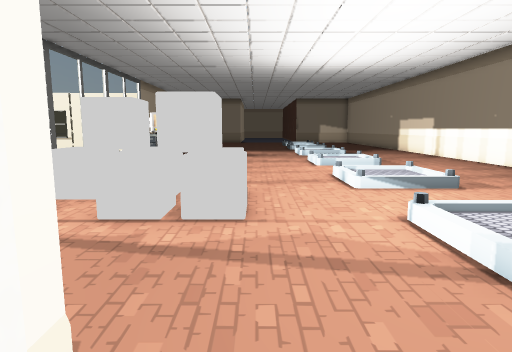
View 1 (above)

18 first-person views from a walk through a scene from a Unity 3-D project. The camera is 1.4 m above the floor, tilts 8° down and sees 75° across. The floor is counted in squares, 1 m on a side. Each view is taken from the middle of a square. On the plan, view 1 faces up. The plan holds only what a view shows up to about 15 squares ahead; the rest is blank. The place goes on beyond the plan. The player is left out. Some animated figures are not drawn. Some surface patterns are stand-ins.

View 2
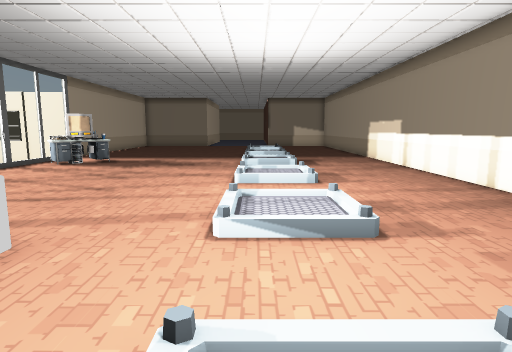

View 3
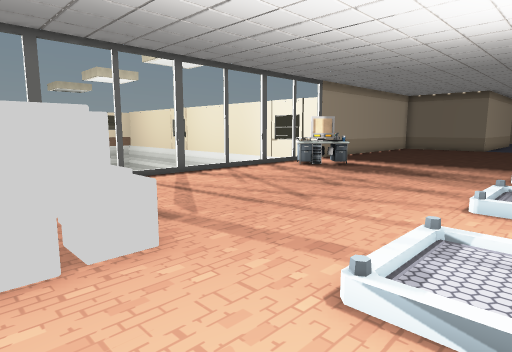

View 4
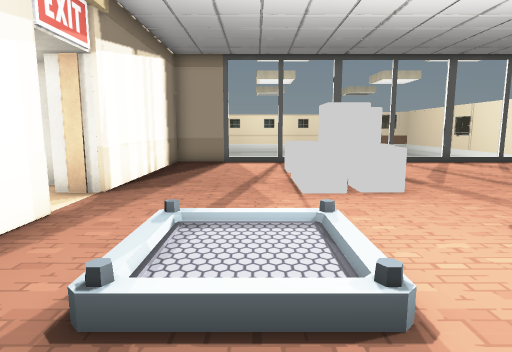

View 5
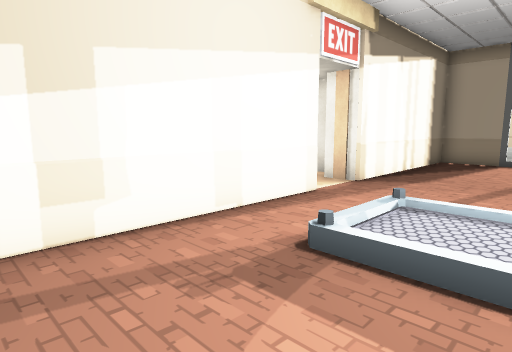

View 6
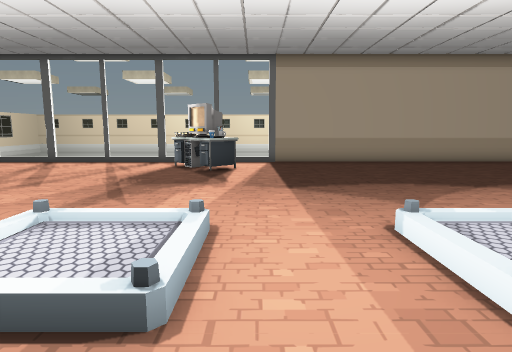

View 7
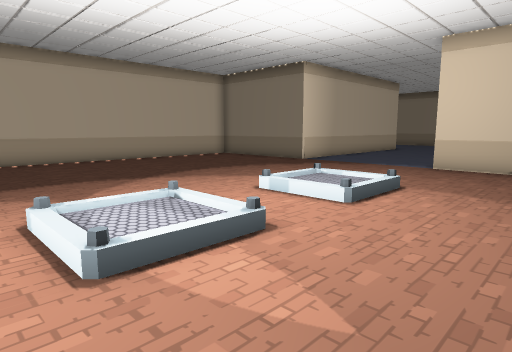

View 8
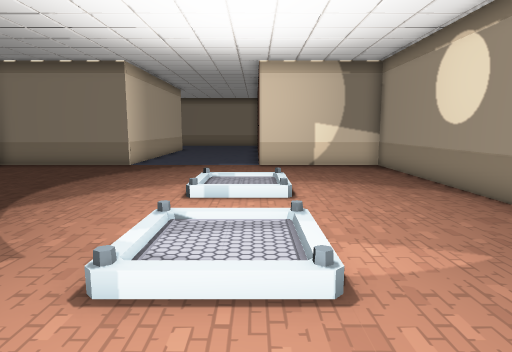

View 9
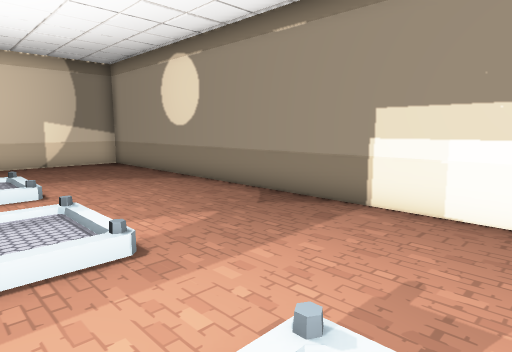

View 10
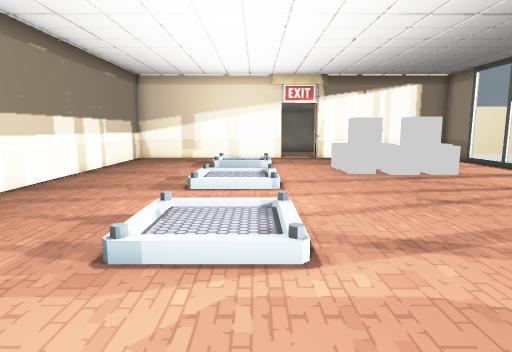

View 11
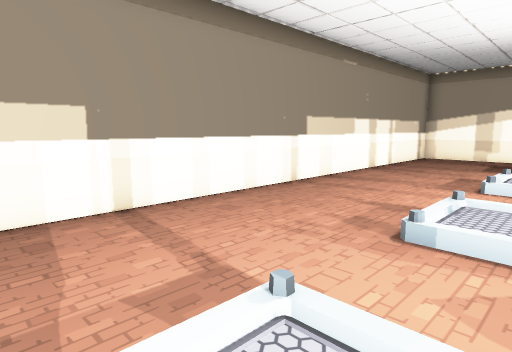

View 12
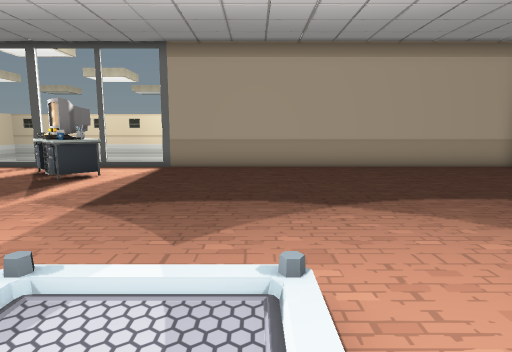

View 13
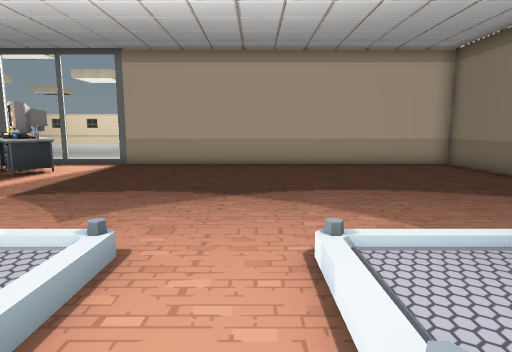

View 14
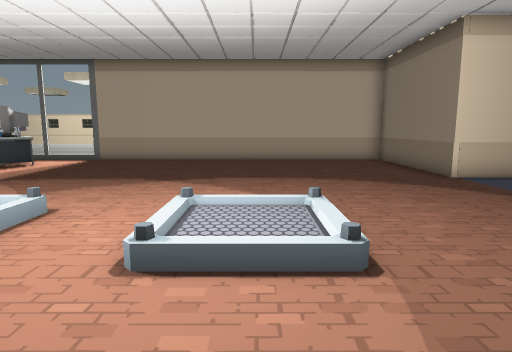

View 15
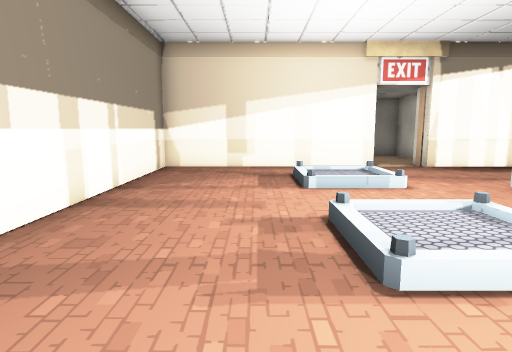

View 16
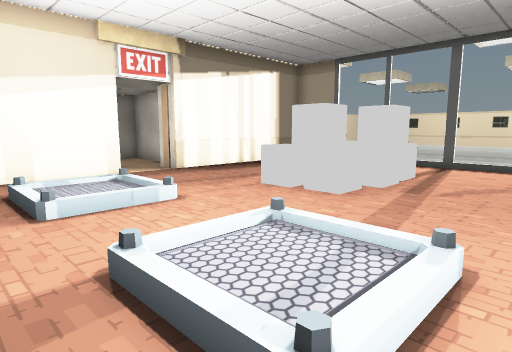

View 17
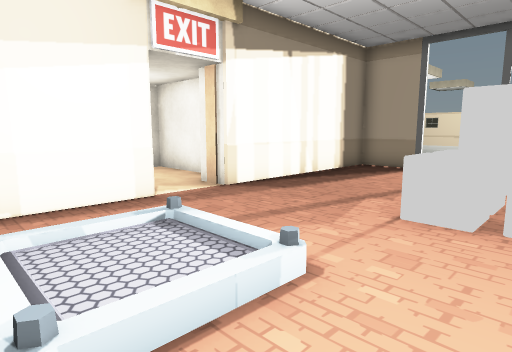

View 18
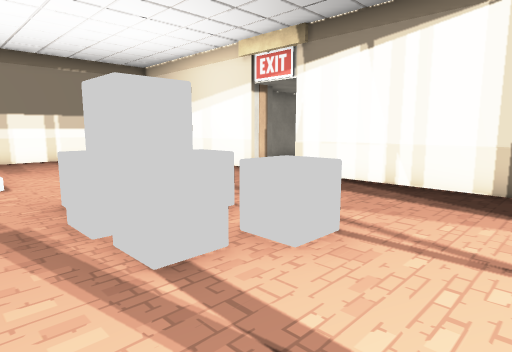

### Floor plan
Key: @ floor where view 1 was taken; # wall or solid block; . main floor; : floor 0.25 m higher than the main floor; / step, stairs or slope; = window, fence, low wall or low ledge; M monitor; O other object.
Columns run from 8 left of view 1 to 10 right of it. Each row starts with its distance up from view 1.
 35  ######.....#######
 34 #.................#
 33 #.................#
 32 #.................#
 31 #.................#
 30 #..........///....#
 29 #..........::/....#
 28 #..........::/....#
 27 #.................#
 26 #.................#
 25 #..........::/....#
 24 #..........::/....#
 23 #..........///....#
 22 #.................#
 21 =.................#
 20 =..O.......::/....#
 19  OMMO......::/....#
 18  .O........///....#
 17 #.................#
 16 =.................#
 15 =..........://....#
 14 =..........::/....#
 13 =..........://....#
 12 =.................#
 11 =.................#
 10 =..........://....#
  9 =..........::/....#
  8 =..........://....#
  7 =...OOOO..........#
  6 =...O.OOO.........#
  5 #...O.OOO..///....#
  4 =..........::/....#
  3 =..........::/....#
  2 #.................#
  1 #.................#
  0  #####OO@ OOO######
 -1       O
 -2       O    O
 -3       O    O

Where each view was taken, in squares from view 1:
view 1: 0 up, 0 right, facing up
view 2: 3 up, 3 right, facing up
view 3: 5 up, 4 right, facing up-left
view 4: 4 up, 7 right, facing left
view 5: 5 up, 8 right, facing down-left
view 6: 21 up, 7 right, facing left
view 7: 22 up, 8 right, facing up-left
view 8: 20 up, 4 right, facing up
view 9: 19 up, 3 right, facing up-right
view 10: 19 up, 3 right, facing down
view 11: 20 up, 3 right, facing down-right
view 12: 25 up, 5 right, facing left
view 13: 27 up, 6 right, facing left
view 14: 29 up, 8 right, facing left
view 15: 13 up, 6 right, facing down
view 16: 11 up, 6 right, facing down-left
view 17: 7 up, 5 right, facing down-left
view 18: 9 up, 7 left, facing down-right
